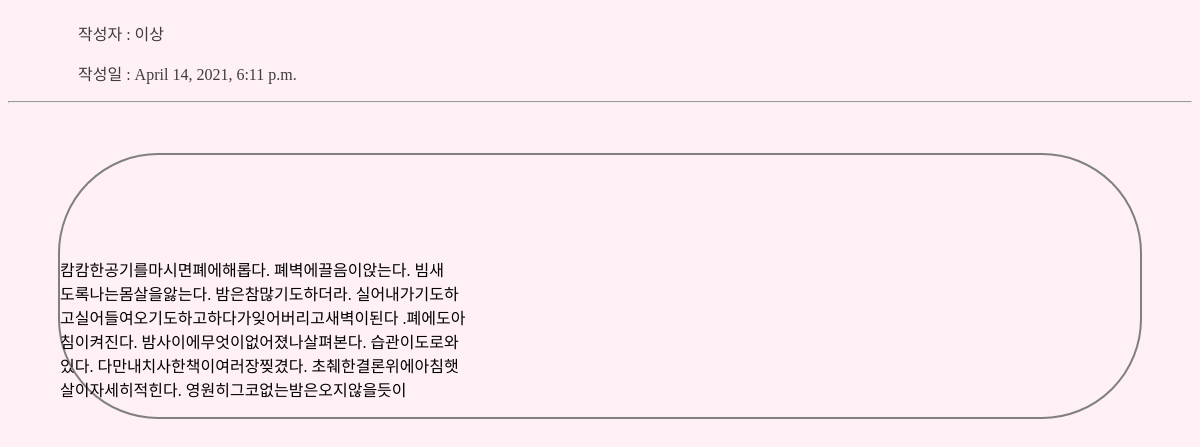
/4, run on the app's committed database.
### blog/models.py (models this page shows, shortened)
class Blog(models.Model):
    subject = models.CharField(max_length=100, default="")
    author = models.CharField(max_length=100)
    publishing_date = models.DateTimeField()
    contents = models.TextField()

### blog/views.py (the view)
# urls.py: path('<str:id>',detail,name="detail"),
def detail(request, id):
    blog = get_object_or_404(Blog, pk = id)
    return render(request, 'detail.html', {'blog':blog})

### blog/templates/detail.html (shortened to what this page needs)
<!DOCTYPE html>
<html lang='en'>
<head>
</head>
<body>
    <div>
    <p id="writer">작성자 : {{blog.author}}</p>
    <p id='date'>작성일 : {{blog.publishing_date}}</p>
    </div>
    <hr>
    <div id='body'>
    <p id='text'>{{blog.contents | linebreaks }}</p>
    </div>
</body>
</html>

### blog/templates/detail.html (style rules this page uses)
body { background-color:lavenderblush; }
#writer { color:rgb(63, 60, 60); padding-left: 70px; }
#date { color:rgb(63, 60, 60); padding-left: 70px; }
#text { text-align:center; color:grey; padding-left:100px; padding-top:70px; }
#body { border: 2px solid grey;; border-radius: 100px; margin: 50px; }

### data on the page
Blog: author "이상", publishing_date "April 14, 2021, 6:11 p.m.", contents "캄캄한공기를마시면폐에해롭다. 폐벽에끌음이앉는다. 빔새 도록나는몸살을앓는다. 밤은참많기도하더라. 실어내가기도하 고실어들여오기도하고하다가잊어버리고새벽이된다 .폐에도아 침이켜진다. 밤사이에무엇이없어졌나살펴본다. 습관이도로와 있다. 다만내치사한책이여러장찢겼다. 초췌한결론위에아침햇 살이자세히적힌다. 영원히그코없는밤은오지않을듯이"
